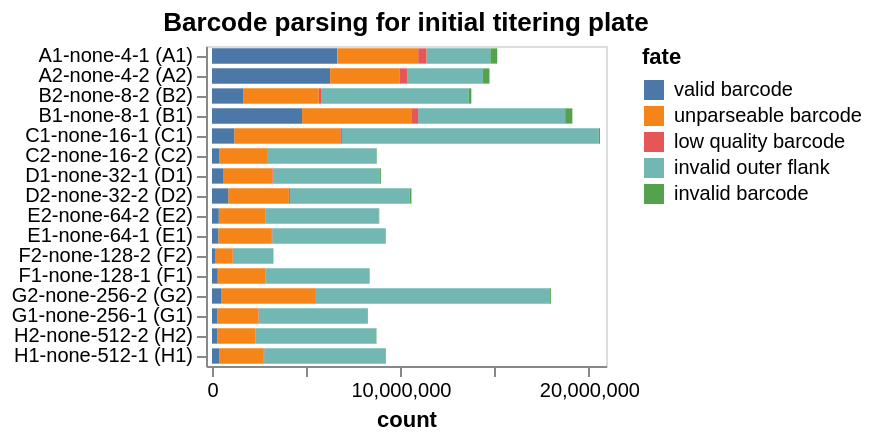

Notebook source saved alongside this figure:
### Markdown cell above
## Statistics on barcode-parsing for each sample
Make interactive chart of the "fates" of the sequencing reads parsed for each sample on the plate.

If most sequencing reads are not "valid barcodes", this could potentially indicate some problem in the sequencing or barcode set you are parsing.

Potential fates are:
 - *valid barcode*: barcode that matches a known virus or neutralization standard, we hope most reads are this.
 - *invalid barcode*: a barcode with proper flanking sequences, but does not match a known virus or neutralization standard. If you  have a lot of reads of this type, it is probably a good idea to look at the invalid barcode CSVs (in the `./results/barcode_invalid/` subdirectory created by the pipeline) to see what these invalid barcodes are.
 - *unparseable barcode*: could not parse a barcode from this read as there was not a sequence of the correct length with the appropriate flanking sequence.
 - *low quality barcode*: low-quality or `N` nucleotides in barcode, could indicate problem with sequencing.
 - *failed chastity filter*: reads that failed the Illumina chastity filter, if these are reported in the FASTQ (they may not be).

Also, if the number of reads per sample is very uneven, that could indicate that you did not do a good job of balancing the different samples in the Illumina sequencing.

### Code cell
fates = (
    pd.concat([pd.read_csv(f).assign(well=f.strip(platedir).strip('_fates.csv')) for f, s in zip(fate_csvs, samples)])
    .merge(samples_df, validate="many_to_one", on="well")
    .assign(
        fate_counts=lambda x: x.groupby("fate")["count"].transform("sum"),
        sample_well=lambda x: x["sample"] + " (" + x["well"] + ")",
    )
    .query("fate_counts > 0")[  # only keep fates with at least one count
        ["fate", "count", "well", "sample_well", "dilution_factor"]
    ]
)

assert len(fates) == len(fates.drop_duplicates())


sample_wells = list(
    fates.sort_values(["dilution_factor"])["sample_well"]
)



fates_chart = (
    alt.Chart(fates)
    .encode(
        alt.X("count", scale=alt.Scale(nice=False, padding=3)),
        alt.Y(
            "sample_well",
            title=None,
            sort=sample_wells,
        ),
        alt.Color("fate", sort=sorted(fates["fate"].unique(), reverse=True)),
        alt.Order("fate", sort="descending"),
        tooltip=fates.columns.tolist(),
    )
    .mark_bar(height={"band": 0.85})
    .properties(
        height=alt.Step(10),
        width=200,
        title=f"Barcode parsing for initial titering plate",
    )
    .configure_axis(grid=False)
)

fates_chart

### Figure 1 — Vega-Lite specification as saved in the notebook (floating-point values rounded to 4 significant figures)
{"config": {"view": {"continuousWidth": 300, "continuousHeight": 300}, "axis": {"grid": false}}, "data": {"name": "data-a0a06d4120fbea0ea8573ffd74bf6e03"}, "mark": {"type": "bar", "height": {"band": 0.85}}, "encoding": {"color": {"field": "fate", "sort": ["valid barcode", "unparseable barcode", "low quality barcode", "invalid outer flank", "invalid barcode"], "type": "nominal"}, "order": {"field": "fate", "sort": "descending", "type": "nominal"}, "tooltip": [{"field": "fate", "type": "nominal"}, {"field": "count", "type": "quantitative"}, {"field": "well", "type": "nominal"}, {"field": "sample_well", "type": "nominal"}, {"field": "dilution_factor", "type": "quantitative"}], "x": {"field": "count", "scale": {"nice": false, "padding": 3}, "type": "quantitative"}, "y": {"field": "sample_well", "sort": ["A1-none-4-1 (A1)", "A1-none-4-1 (A1)", "A1-none-4-1 (A1)", "A1-none-4-1 (A1)", "A1-none-4-1 (A1)", "A2-none-4-2 (A2)", "A2-none-4-2 (A2)", "A2-none-4-2 (A2)", "A2-none-4-2 (A2)", "A2-none-4-2 (A2)", "B2-none-8-2 (B2)", "B2-none-8-2 (B2)", "B2-none-8-2 (B2)", "B1-none-8-1 (B1)", "B1-none-8-1 (B1)", "B1-none-8-1 (B1)", "B1-none-8-1 (B1)", "B2-none-8-2 (B2)", "B2-none-8-2 (B2)", "B1-none-8-1 (B1)", "C1-none-16-1 (C1)", "C1-none-16-1 (C1)", "C2-none-16-2 (C2)", "C1-none-16-1 (C1)", "C2-none-16-2 (C2)", "C2-none-16-2 (C2)", "C1-none-16-1 (C1)", "C2-none-16-2 (C2)", "C2-none-16-2 (C2)", "C1-none-16-1 (C1)", "D1-none-32-1 (D1)", "D1-none-32-1 (D1)", "D2-none-32-2 (D2)", "D2-none-32-2 (D2)", "D2-none-32-2 (D2)", "D1-none-32-1 (D1)", "D1-none-32-1 (D1)", "D1-none-32-1 (D1)", "D2-none-32-2 (D2)", "D2-none-32-2 (D2)", "E2-none-64-2 (E2)", "E2-none-64-2 (E2)", "E2-none-64-2 (E2)", "E1-none-64-1 (E1)", "E1-none-64-1 (E1)", "E1-none-64-1 (E1)", "E2-none-64-2 (E2)", "E2-none-64-2 (E2)", "E1-none-64-1 (E1)", "E1-none-64-1 (E1)", "F2-none-128-2 (F2)", "F1-none-128-1 (F1)", "F1-none-128-1 (F1)", "F1-none-128-1 (F1)", "F1-none-128-1 (F1)", "F1-none-128-1 (F1)", "F2-none-128-2 (F2)", "F2-none-128-2 (F2)", "F2-none-128-2 (F2)", "F2-none-128-2 (F2)", "G2-none-256-2 (G2)", "G1-none-256-1 (G1)", "G1-none-256-1 (G1)", "G1-none-256-1 (G1)", "G2-none-256-2 (G2)", "G2-none-256-2 (G2)", "G1-none-256-1 (G1)", "G1-none-256-1 (G1)", "G2-none-256-2 (G2)", "G2-none-256-2 (G2)", "H2-none-512-2 (H2)", "H1-none-512-1 (H1)", "H1-none-512-1 (H1)", "H2-none-512-2 (H2)", "H2-none-512-2 (H2)", "H2-none-512-2 (H2)", "H1-none-512-1 (H1)", "H1-none-512-1 (H1)", "H1-none-512-1 (H1)", "H2-none-512-2 (H2)"], "title": null, "type": "nominal"}}, "height": {"step": 10}, "title": "Barcode parsing for initial titering plate", "width": 200, "$schema": "https://vega.github.io/schema/vega-lite/v5.16.3.json", "datasets": {"data-a0a06d4120fbea0ea8573ffd74bf6e03": [{"fate": "invalid outer flank", "count": 7805239, "well": "B1", "sample_well": "B1-none-8-1 (B1)", "dilution_factor": 8}, {"fate": "unparseable barcode", "count": 5833221, "well": "B1", "sample_well": "B1-none-8-1 (B1)", "dilution_factor": 8}, {"fate": "valid barcode", "count": 4780657, "well": "B1", "sample_well": "B1-none-8-1 (B1)", "dilution_factor": 8}, {"fate": "invalid barcode", "count": 381007, "well": "B1", "sample_well": "B1-none-8-1 (B1)", "dilution_factor": 8}, {"fate": "low quality barcode", "count": 324649, "well": "B1", "sample_well": "B1-none-8-1 (B1)", "dilution_factor": 8}, {"fate": "invalid outer flank", "count": 5782496, "well": "G1", "sample_well": "G1-none-256-1 (G1)", "dilution_factor": 256}, {"fate": "unparseable barcode", "count": 2168196, "well": "G1", "sample_well": "G1-none-256-1 (G1)", "dilution_factor": 256}, {"fate": "valid barcode", "count": 286433, "well": "G1", "sample_well": "G1-none-256-1 (G1)", "dilution_factor": 256}, {"fate": "invalid barcode", "count": 23473, "well": "G1", "sample_well": "G1-none-256-1 (G1)", "dilution_factor": 256}, {"fate": "low quality barcode", "count": 19389, "well": "G1", "sample_well": "G1-none-256-1 (G1)", "dilution_factor": 256}, {"fate": "invalid outer flank", "count": 13629691, "well": "C1", "sample_well": "C1-none-16-1 (C1)", "dilution_factor": 16}, {"fate": "unparseable barcode", "count": 5633147, "well": "C1", "sample_well": "C1-none-16-1 (C1)", "dilution_factor": 16}, {"fate": "valid barcode", "count": 1181118, "well": "C1", "sample_well": "C1-none-16-1 (C1)", "dilution_factor": 16}, {"fate": "low quality barcode", "count": 82218, "well": "C1", "sample_well": "C1-none-16-1 (C1)", "dilution_factor": 16}, {"fate": "invalid barcode", "count": 65576, "well": "C1", "sample_well": "C1-none-16-1 (C1)", "dilution_factor": 16}, {"fate": "invalid outer flank", "count": 2146375, "well": "F2", "sample_well": "F2-none-128-2 (F2)", "dilution_factor": 128}, {"fate": "unparseable barcode", "count": 942308, "well": "F2", "sample_well": "F2-none-128-2 (F2)", "dilution_factor": 128}, {"fate": "valid barcode", "count": 156884, "well": "F2", "sample_well": "F2-none-128-2 (F2)", "dilution_factor": 128}, {"fate": "low quality barcode", "count": 10302, "well": "F2", "sample_well": "F2-none-128-2 (F2)", "dilution_factor": 128}, {"fate": "invalid barcode", "count": 8142, "well": "F2", "sample_well": "F2-none-128-2 (F2)", "dilution_factor": 128}, {"fate": "invalid outer flank", "count": 6421783, "well": "H1", "sample_well": "H1-none-512-1 (H1)", "dilution_factor": 512}, {"fate": "unparseable barcode", "count": 2364814, "well": "H1", "sample_well": "H1-none-512-1 (H1)", "dilution_factor": 512}, {"fate": "valid barcode", "count": 378730, "well": "H1", "sample_well": "H1-none-512-1 (H1)", "dilution_factor": 512}, {"fate": "invalid barcode", "count": 34148, "well": "H1", "sample_well": "H1-none-512-1 (H1)", "dilution_factor": 512}, {"fate": "low quality barcode", "count": 23404, "well": "H1", "sample_well": "H1-none-512-1 (H1)", "dilution_factor": 512}, {"fate": "invalid outer flank", "count": 5750297, "well": "C2", "sample_well": "C2-none-16-2 (C2)", "dilution_factor": 16}, {"fate": "unparseable barcode", "count": 2546554, "well": "C2", "sample_well": "C2-none-16-2 (C2)", "dilution_factor": 16}, {"fate": "valid barcode", "count": 398993, "well": "C2", "sample_well": "C2-none-16-2 (C2)", "dilution_factor": 16}, {"fate": "low quality barcode", "count": 27091, "well": "C2", "sample_well": "C2-none-16-2 (C2)", "dilution_factor": 16}, {"fate": "invalid barcode", "count": 24239, "well": "C2", "sample_well": "C2-none-16-2 (C2)", "dilution_factor": 16}, {"fate": "invalid outer flank", "count": 5660741, "well": "D1", "sample_well": "D1-none-32-1 (D1)", "dilution_factor": 32}, {"fate": "unparseable barcode", "count": 2625385, "well": "D1", "sample_well": "D1-none-32-1 (D1)", "dilution_factor": 32}, {"fate": "valid barcode", "count": 582506, "well": "D1", "sample_well": "D1-none-32-1 (D1)", "dilution_factor": 32}, {"fate": "invalid barcode", "count": 56495, "well": "D1", "sample_well": "D1-none-32-1 (D1)", "dilution_factor": 32}, {"fate": "low quality barcode", "count": 39290, "well": "D1", "sample_well": "D1-none-32-1 (D1)", "dilution_factor": 32}, {"fate": "invalid outer flank", "count": 5487670, "well": "F1", "sample_well": "F1-none-128-1 (F1)", "dilution_factor": 128}, {"fate": "unparseable barcode", "count": 2533310, "well": "F1", "sample_well": "F1-none-128-1 (F1)", "dilution_factor": 128}, {"fate": "valid barcode", "count": 302332, "well": "F1", "sample_well": "F1-none-128-1 (F1)", "dilution_factor": 128}, {"fate": "invalid barcode", "count": 23068, "well": "F1", "sample_well": "F1-none-128-1 (F1)", "dilution_factor": 128}, {"fate": "low quality barcode", "count": 20602, "well": "F1", "sample_well": "F1-none-128-1 (F1)", "dilution_factor": 128}, {"fate": "valid barcode", "count": 6656346, "well": "A1", "sample_well": "A1-none-4-1 (A1)", "dilution_factor": 4}, {"fate": "unparseable barcode", "count": 4287661, "well": "A1", "sample_well": "A1-none-4-1 (A1)", "dilution_factor": 4}, {"fate": "invalid outer flank", "count": 3389910, "well": "A1", "sample_well": "A1-none-4-1 (A1)", "dilution_factor": 4}, {"fate": "low quality barcode", "count": 437802, "well": "A1", "sample_well": "A1-none-4-1 (A1)", "dilution_factor": 4}, {"fate": "invalid barcode", "count": 366924, "well": "A1", "sample_well": "A1-none-4-1 (A1)", "dilution_factor": 4}, {"fate": "invalid outer flank", "count": 12425398, "well": "G2", "sample_well": "G2-none-256-2 (G2)", "dilution_factor": 256}, {"fate": "unparseable barcode", "count": 4973670, "well": "G2", "sample_well": "G2-none-256-2 (G2)", "dilution_factor": 256}, {"fate": "valid barcode", "count": 505811, "well": "G2", "sample_well": "G2-none-256-2 (G2)", "dilution_factor": 256}, {"fate": "invalid barcode", "count": 45387, "well": "G2", "sample_well": "G2-none-256-2 (G2)", "dilution_factor": 256}, {"fate": "low quality barcode", "count": 33978, "well": "G2", "sample_well": "G2-none-256-2 (G2)", "dilution_factor": 256}, {"fate": "invalid outer flank", "count": 5994834, "well": "E2", "sample_well": "E2-none-64-2 (E2)", "dilution_factor": 64}, {"fate": "unparseable barcode", "count": 2471521, "well": "E2", "sample_well": "E2-none-64-2 (E2)", "dilution_factor": 64}, {"fate": "valid barcode", "count": 360465, "well": "E2", "sample_well": "E2-none-64-2 (E2)", "dilution_factor": 64}, {"fate": "invalid barcode", "count": 27565, "well": "E2", "sample_well": "E2-none-64-2 (E2)", "dilution_factor": 64}, {"fate": "low quality barcode", "count": 21979, "well": "E2", "sample_well": "E2-none-64-2 (E2)", "dilution_factor": 64}, {"fate": "invalid outer flank", "count": 7838425, "well": "B2", "sample_well": "B2-none-8-2 (B2)", "dilution_factor": 8}, {"fate": "unparseable barcode", "count": 3996078, "well": "B2", "sample_well": "B2-none-8-2 (B2)", "dilution_factor": 8}, {"fate": "valid barcode", "count": 1671527, "well": "B2", "sample_well": "B2-none-8-2 (B2)", "dilution_factor": 8}, {"fate": "invalid barcode", "count": 138571, "well": "B2", "sample_well": "B2-none-8-2 (B2)", "dilution_factor": 8}, {"fate": "low quality barcode", "count": 119260, "well": "B2", "sample_well": "B2-none-8-2 (B2)", "dilution_factor": 8}, {"fate": "invalid outer flank", "count": 6394572, "well": "H2", "sample_well": "H2-none-512-2 (H2)", "dilution_factor": 512}, {"fate": "unparseable barcode", "count": 2022729, "well": "H2", "sample_well": "H2-none-512-2 (H2)", "dilution_factor": 512}, {"fate": "valid barcode", "count": 276917, "well": "H2", "sample_well": "H2-none-512-2 (H2)", "dilution_factor": 512}, {"fate": "invalid barcode", "count": 19096, "well": "H2", "sample_well": "H2-none-512-2 (H2)", "dilution_factor": 512}, {"fate": "low quality barcode", "count": 18087, "well": "H2", "sample_well": "H2-none-512-2 (H2)", "dilution_factor": 512}, {"fate": "invalid outer flank", "count": 5995796, "well": "E1", "sample_well": "E1-none-64-1 (E1)", "dilution_factor": 64}, {"fate": "unparseable barcode", "count": 2843288, "well": "E1", "sample_well": "E1-none-64-1 (E1)", "dilution_factor": 64}, {"fate": "valid barcode", "count": 333543, "well": "E1", "sample_well": "E1-none-64-1 (E1)", "dilution_factor": 64}, {"fate": "invalid barcode", "count": 27941, "well": "E1", "sample_well": "E1-none-64-1 (E1)", "dilution_factor": 64}, {"fate": "low quality barcode", "count": 23219, "well": "E1", "sample_well": "E1-none-64-1 (E1)", "dilution_factor": 64}, {"fate": "invalid outer flank", "count": 6353875, "well": "D2", "sample_well": "D2-none-32-2 (D2)", "dilution_factor": 32}, {"fate": "unparseable barcode", "count": 3215888, "well": "D2", "sample_well": "D2-none-32-2 (D2)", "dilution_factor": 32}, {"fate": "valid barcode", "count": 860283, "well": "D2", "sample_well": "D2-none-32-2 (D2)", "dilution_factor": 32}, {"fate": "invalid barcode", "count": 94287, "well": "D2", "sample_well": "D2-none-32-2 (D2)", "dilution_factor": 32}, {"fate": "low quality barcode", "count": 59727, "well": "D2", "sample_well": "D2-none-32-2 (D2)", "dilution_factor": 32}, {"fate": "valid barcode", "count": 6267675, "well": "A2", "sample_well": "A2-none-4-2 (A2)", "dilution_factor": 4}, {"fate": "invalid outer flank", "count": 4020280, "well": "A2", "sample_well": "A2-none-4-2 (A2)", "dilution_factor": 4}, {"fate": "unparseable barcode", "count": 3677059, "well": "A2", "sample_well": "A2-none-4-2 (A2)", "dilution_factor": 4}, {"fate": "low quality barcode", "count": 409180, "well": "A2", "sample_well": "A2-none-4-2 (A2)", "dilution_factor": 4}, {"fate": "invalid barcode", "count": 352602, "well": "A2", "sample_well": "A2-none-4-2 (A2)", "dilution_factor": 4}]}}
